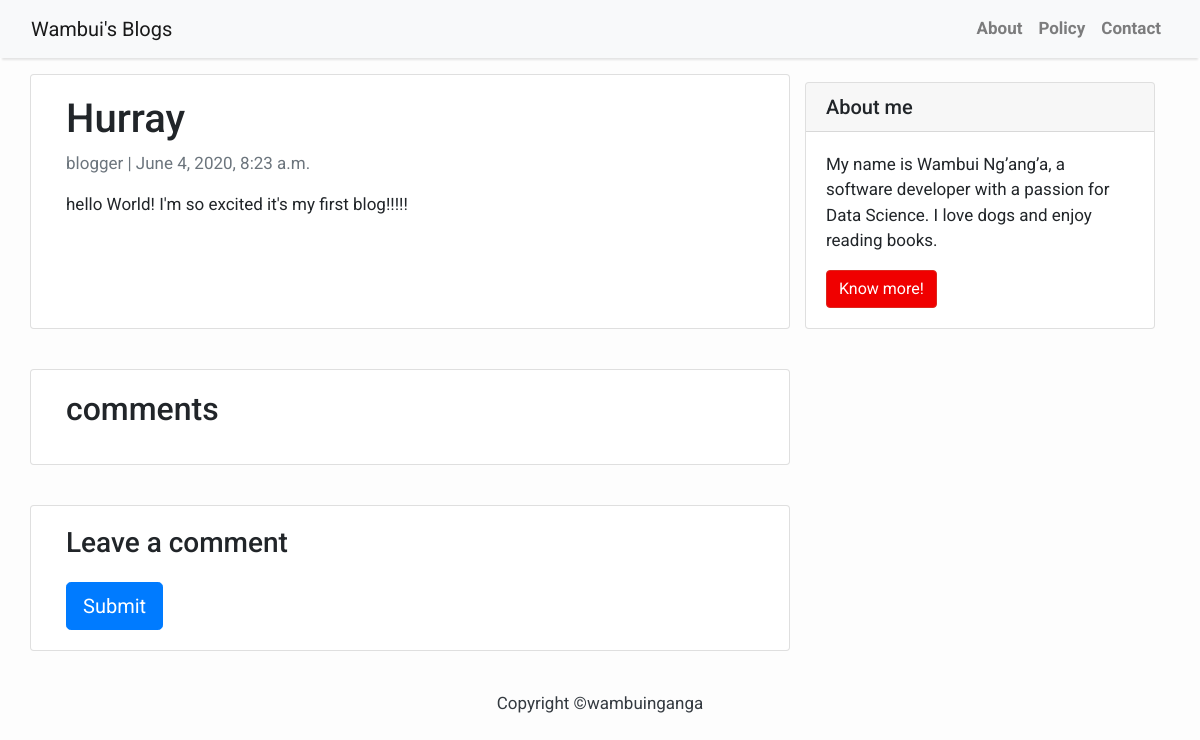
The page /blog/hurray-post/ on the database its author committed.
### blog/models.py (models this page shows, shortened)
class Post(models.Model):
    title=models.CharField(max_length=50, unique=True)
    slug=models.SlugField(max_length=100, unique=True)
    author=models.ForeignKey(User, on_delete=models.CASCADE, related_name='blog_posts')
    created_on=models.DateTimeField(auto_now_add=True)
    updated_on=models.DateTimeField(auto_now=True)
    status=models.IntegerField(choices=STATUS, default=0)
    content=models.TextField()

### blog/views.py (the view)
# urls.py: path('<slug:slug>/', views.PostDetail.as_view(), name='post_detail'),
class PostDetail(generic.DetailView):
    model = Post
    template_name = 'post_detail.html'

### blog/templates/post_detail.html (shortened to what this page needs)
{% extends 'base.html' %} {% block content %}
{% load crispy_forms_tags %}
<div class="container">
  <div class="row">
    <div class="col-md-8 card mb-4  mt-3 left  top">
      <div class="card-body">
        <h1>{% block title %} {{ post.title }} {% endblock title %}</h1>
        <p class=" text-muted">{{ post.author }} | {{ post.created_on }}</p>
        <p class="card-text ">{{ post.content | safe }}</p>
      </div>
    </div>
    {% block sidebar %} {% include 'sidebar.html' %} {% endblock sidebar %}
    <div class="col-md-8 card mb-4  mt-3 ">
      <div class="card-body">
        {% with comments.count as total_comments %}
        <h2>{{ total_comments }} comments</h2>
          {% endwith %}
      </div>
    </div>
    <div class="col-md-8 card mb-4  mt-3 ">
      <div class="card-body">
        {% if new_comment %}
        <div class="alert alert-success" role="alert">
          Your comment is awaiting moderation
        </div>
        {% else %}
        <h3>Leave a comment</h3>
        <form method="post" style="margin-top: 1.3em;">
          <button type="submit" class="btn btn-primary  btn-lg">Submit</button>
        </form>
        {% endif %}
      </div>
    </div>
  </div>
</div>
{% endblock content %}

### blog/templates/base.html (style rules this page uses)
body { font-family: "Roboto", sans-serif; font-size: 17px; background-color: #fdfdfd; }

### rows shown on the page
Post: title "Hurray", author "blogger", created_on "June 4, 2020, 8:23 a.m.", content "hello World! I'm so excited it's my first blog!!!!!"
